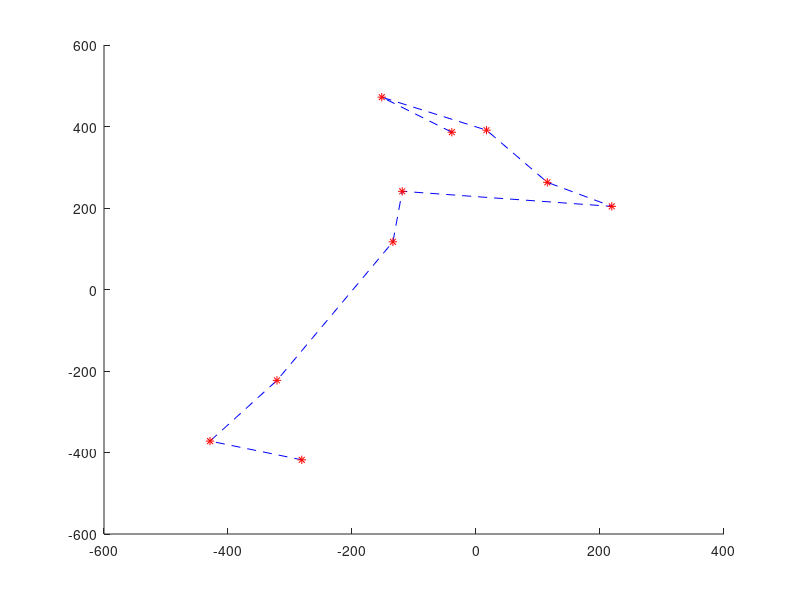

Here is the MATLAB script that generated this plot: (Note: this script raises an error after producing the figure.)
%% script setup
close all; clear all; clc;

% randomised waypoint list
num_waypoints = 10;
waypoints = randi([-500 500], num_waypoints, 2);

% set up waypoint index array and empty route array
waypoint_idx = 1:num_waypoints;
route = zeros(1, num_waypoints);

% set the starting point as the first waypoint in the list
route(1) = 1;
waypoint_idx(1) = [];

%% nearest neighbour
% nearest neighbour loop
for i = 1:num_waypoints-1
    % compute distances to all remaining waypoints
    current_waypoint = waypoints(route(i), :);
    distances = zeros(1, length(waypoint_idx));
    for j = 1:length(waypoint_idx)
        next_potential_point = waypoints(waypoint_idx(j), :);
        distances(j) = pdist2(current_waypoint, next_potential_point);
    end
    % select closest point to travel to next
    [~, min_idx] = min(distances);
    route(i+1) = waypoint_idx(min_idx);
    waypoint_idx(min_idx) = [];

end
% make list for n-n route
n_n_route = route;

%% 2-opt swap
% optimise n-n generated route with 2-opt swap
improved = true;
tolerance = 1e-12;

% helper method for computing distance
get_dist = @(a,b) pdist2(waypoints(a, :), waypoints(b, :));

% compute original length of n-n generated route
len_before = 0;
for i=1:num_waypoints-1
    len_before = len_before + pdist2(waypoints(route(i), :), waypoints(route(i+1), :));
end
disp("Total length of n-n generated route: " + len_before);

num_iterations = 0;
while improved
    num_iterations = num_iterations + 1;
    improved = false;
    for i = 1:num_waypoints-3
        a = route(i);
        b = route(i+1);
        for j = i+2:num_waypoints-1
            c = route(j);
            d = route(j+1);
            
            % swap if it makes the route shorter
            delta = (get_dist(a,c) + get_dist(b,d)) - (get_dist(a,b) + get_dist(c,d));
            if delta < -tolerance
                route(i+1:j) = route(j:-1:i+1);
                improved = true;
            end
        end
    end
end

len_after = 0;
for i=1:num_waypoints-1
    len_after = len_after + pdist2(waypoints(route(i), :), waypoints(route(i+1), :));
end
disp("Total length of 2-opt swap optimised route: " + len_after);

disp("Total number of 2-opt swap iterations: " + num_iterations);

%% plotting
% plot optimised route
figure();
hold on;
plot(waypoints(route, 1), waypoints(route, 2), 'b--');
plot(waypoints(route, 1), waypoints(route, 2), 'r*');
p_route(waypoints, 1:num_waypoints, num_waypoints);
title('Optimised N-N with 2-opt swap route');

% plot unoptimised route
figure();
hold on;
plot(waypoints(n_n_route, 1), waypoints(n_n_route, 2), 'b--');
plot(waypoints(n_n_route, 1), waypoints(n_n_route, 2), 'r*');
p_route(waypoints, 1:num_waypoints, num_waypoints);
title('Un-optimised N-N route');

% plot randomly generated waypoint list
figure();
hold on;
plot(waypoints(:, 1), waypoints(:, 2), 'b--');
plot(waypoints(:, 1), waypoints(:, 2), 'r*');
p_route(waypoints, 1:num_waypoints, num_waypoints);
title('Randomly generated waypoint route');

% function for drawing text at each point
function p_route(route_array, route, num_waypoints)
    for i = 1:num_waypoints
        text(route_array(route(i), 1),route_array(route(i), 2),num2str(route(i)))
    end
end